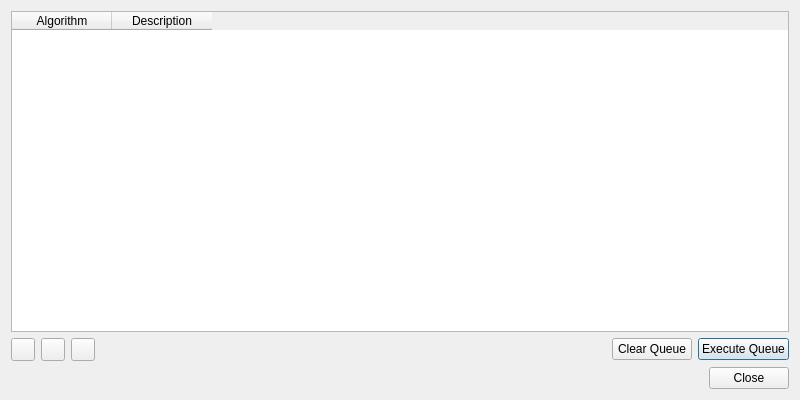
<?xml version="1.0" encoding="UTF-8"?>
<ui version="4.0">
 <class>QgsProcessingTaskQueueDialogBase</class>
 <widget class="QDialog" name="QgsProcessingTaskQueueDialogBase">
  <property name="geometry">
   <rect>
    <x>0</x>
    <y>0</y>
    <width>800</width>
    <height>400</height>
   </rect>
  </property>
  <property name="windowTitle">
   <string>Processing Task Queue</string>
  </property>
  <layout class="QVBoxLayout" name="verticalLayout">
   <item>
    <widget class="QTableWidget" name="mTableWidget">
     <property name="alternatingRowColors">
      <bool>true</bool>
     </property>
     <property name="selectionBehavior">
      <enum>QAbstractItemView::SelectRows</enum>
     </property>
     <property name="selectionMode">
      <enum>QAbstractItemView::SingleSelection</enum>
     </property>
     <column>
      <property name="text">
       <string>Algorithm</string>
      </property>
     </column>
     <column>
      <property name="text">
       <string>Description</string>
      </property>
     </column>
    </widget>
   </item>
   <item>
    <layout class="QHBoxLayout" name="horizontalLayout">
     <item>
      <widget class="QToolButton" name="mRemoveButton">
       <property name="toolTip">
        <string>Remove selected task</string>
       </property>
       <property name="text">
        <string/>
       </property>
       <property name="icon">
        <iconset>
         <normaloff>:/images/themes/default/mActionDeleteSelected.svg</normaloff>:/images/themes/default/mActionDeleteSelected.svg</iconset>
       </property>
      </widget>
     </item>
     <item>
      <widget class="QToolButton" name="mMoveUpButton">
       <property name="toolTip">
        <string>Move selected task up</string>
       </property>
       <property name="text">
        <string/>
       </property>
       <property name="icon">
        <iconset>
         <normaloff>:/images/themes/default/mActionArrowUp.svg</normaloff>:/images/themes/default/mActionArrowUp.svg</iconset>
       </property>
      </widget>
     </item>
     <item>
      <widget class="QToolButton" name="mMoveDownButton">
       <property name="toolTip">
        <string>Move selected task down</string>
       </property>
       <property name="text">
        <string/>
       </property>
       <property name="icon">
        <iconset>
         <normaloff>:/images/themes/default/mActionArrowDown.svg</normaloff>:/images/themes/default/mActionArrowDown.svg</iconset>
       </property>
      </widget>
     </item>
     <item>
      <spacer name="horizontalSpacer">
       <property name="orientation">
        <enum>Qt::Horizontal</enum>
       </property>
       <property name="sizeHint" stdset="0">
        <size>
         <width>40</width>
         <height>20</height>
        </size>
       </property>
      </spacer>
     </item>
     <item>
      <widget class="QPushButton" name="mClearButton">
       <property name="text">
        <string>Clear Queue</string>
       </property>
      </widget>
     </item>
     <item>
      <widget class="QPushButton" name="mExecuteButton">
       <property name="text">
        <string>Execute Queue</string>
       </property>
       <property name="default">
        <bool>true</bool>
       </property>
      </widget>
     </item>
    </layout>
   </item>
   <item>
    <widget class="QDialogButtonBox" name="mButtonBox">
     <property name="standardButtons">
      <set>QDialogButtonBox::Close</set>
     </property>
    </widget>
   </item>
  </layout>
 </widget>
 <resources/>
 <connections/>
</ui>
